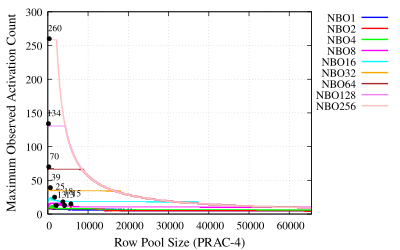

gnuplot code for this plot:
# Set terminal to PDF with enhanced font, size, and format
set terminal pdfcairo enhanced font 'Times,12' size 4in, 2.5in
set output 'plot-th-prac4.pdf'

# Set labels for axes
set xlabel 'Row Pool Size (PRAC-4)' font 'Times,14'
set ylabel 'Maximum Observed Activation Count' font 'Times,14'

# Set x-axis limit
set xrange [0:65536]

# Enable grid lines
set grid

# Set key outside the plot
set key outside top

# Define custom labels for each file
labels = "NBO1 NBO2 NBO4 NBO8 NBO16 NBO32 NBO64 NBO128 NBO256"

# Function to find the highest point in a data file
highest_point(file) = sprintf('< awk ''{if ($1 != "GroupSize" && ($4 > max || ($4 == max && $1 > x))) {max=$4; x=$1}} END {print x, max}'' %s', file)

# List of files to plot
files = "../NBO1/NBO1-prac4.txt ../NBO2/NBO2-prac4.txt ../NBO4/NBO4-prac4.txt ../NBO8/NBO8-prac4.txt ../NBO16/NBO16-prac4.txt ../NBO32/NBO32-prac4.txt ../NBO64/NBO64-prac4.txt ../NBO128/NBO128-prac4.txt ../NBO256/NBO256-prac4.txt"

# Colors for the plots
colors = "blue red green magenta cyan orange brown violet pink yellow"

# Plot commands with custom labels, colors, line styles, and markers
plot for [i=1:words(files)] word(files, i) using 1:4 with lines lw 2 lc rgb word(colors, i) title word(labels, i), \
     for [i=1:words(files)] highest_point(word(files, i)) using 1:2 with points pointtype 7 pointsize 0.5 lc rgb "black" notitle, \
     for [i=1:words(files)] highest_point(word(files, i)) using 1:2:(sprintf("%.0f", $2)) with labels offset char 1, char 1 font 'Times,10' notitle
